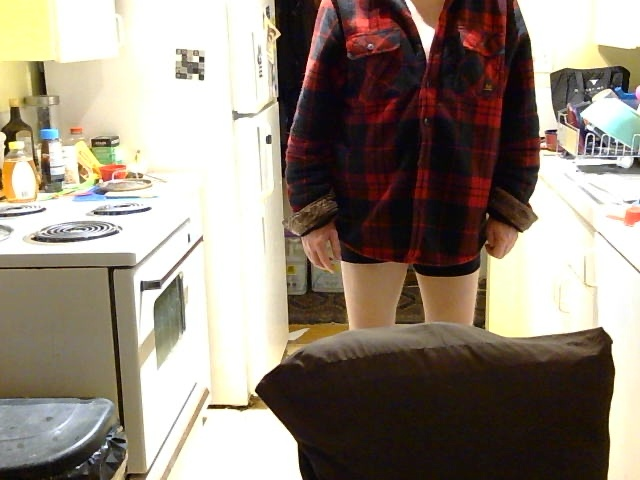
#> input picture detection_sample_2.jpg, 640 x 480 px; its folder holds only this picture in this run
$ python -i image_similarity.py   (imports and definitions only)   (older library calls are emulated)
#> lines starting #> are read from the running program, lines starting #| are printed output that depends on the picture
#> further down, picture is the input picture: shape (480, 640, 3); mean B, G, R 126.2, 138.2, 149.2
"""
Image similarity utilities for presence gating.

Includes:
- Perceptual hash (pHash) using DCT on downscaled grayscale.
- Edge-based SSIM (global) using Sobel magnitude and simplified SSIM formula.

No external dependencies beyond OpenCV and NumPy.
"""
from __future__ import annotations

import numpy as np
import cv2
from typing import Tuple


def _ensure_gray(img: np.ndarray) -> np.ndarray:
    if img is None:
        raise ValueError("Input image is None")
    if img.ndim == 2:
        return img
    if img.ndim == 3:
        return cv2.cvtColor(img, cv2.COLOR_BGR2GRAY)
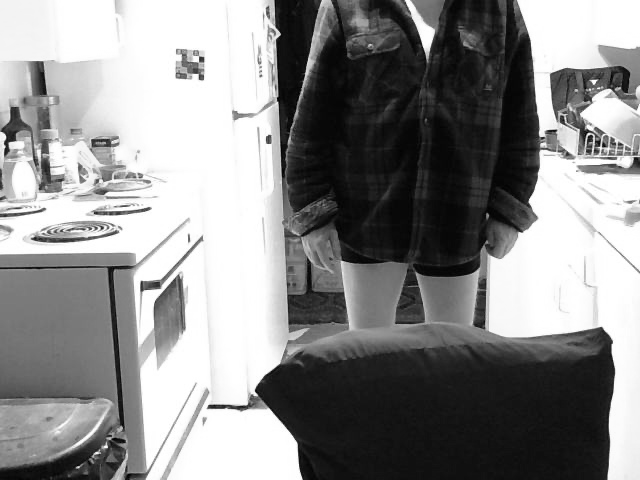
#> returned value: shape (480, 640); min 0, max 255, mean 140.1
    raise ValueError("Unsupported image shape for grayscale conversion")


def compute_phash(img: np.ndarray, size: int = 32, dct_size: int = 8) -> int:
    """Compute a 64-bit perceptual hash for an image.

    Pipeline: grayscale -> resize to `size` -> DCT -> take top-left `dct_size`x`dct_size`
    coefficients (excluding DC) -> threshold by median -> pack bits.
    """
    if dct_size * dct_size != 64:
        # Implementation expects 8x8 = 64 bits
        raise ValueError("dct_size must be 8 for 64-bit hash")

    gray = _ensure_gray(img)
    # Resize to square
    small = cv2.resize(gray, (size, size), interpolation=cv2.INTER_AREA)
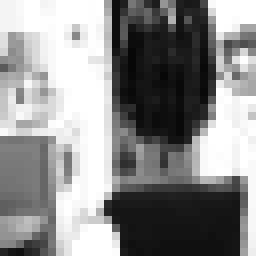
#> small: shape (32, 32) (shown 8 times larger); min 8, max 255, mean 140.1
    # Slight blur to reduce sensor noise/AEC flicker impact on DCT
    small = cv2.GaussianBlur(small, (3, 3), 0)
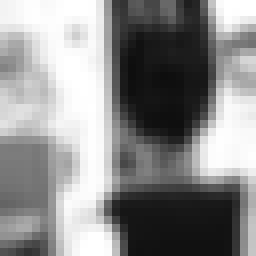
#> small: shape (32, 32) (shown 8 times larger); min 14, max 255, mean 140
    small_f = np.float32(small)
    dct = cv2.dct(small_f)
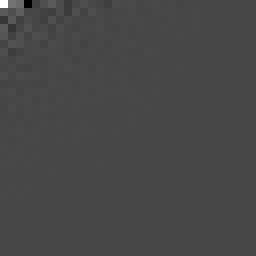
#> dct: shape (32, 32) float32 (shown 8 times larger); min -1755.1, max 4480.8, mean 6.4; drawn with min black and max white
    # Top-left block
    dct_low = dct[:dct_size, :dct_size].copy()
    # Exclude DC component at (0,0) by setting to median later
    dct_flat = dct_low.flatten()
#> dct_flat = 64 values, max 4480.8 at index 0, min -1755.1 at index 3, mean 113.4
    # Compute median excluding DC to avoid bias
    med = np.median(dct_flat[1:]) if dct_flat.size > 1 else dct_flat[0]
#> med = 32.64
    # Create bitstring (True where coefficient > median, except DC forced True/False by comparison anyway)
    bits = (dct_low > med).astype(np.uint8)
    # Pack 8x8 into 64-bit integer, row-major
    bitstring = 0
    for b in bits.flatten():
        bitstring = (bitstring << 1) | int(b)
#> this loop made 64 passes
#> (b, bitstring) on passes 3 to 14: (1, 7), (0, 14), (0, 28), (1, 57), (1, 115), (1, 231), (1, 463), (1, 927), (1, 1855), (0, 3710), (0, 7420), (0, 14840)
#> bitstring on passes 1 to 2: 1, 3
#> after the loop, bitstring = 16708726895334362656
    return int(bitstring)


def phash_distance(h1: int, h2: int) -> int:
    """Hamming distance between two 64-bit pHashes."""
    return int((h1 ^ h2).bit_count())


# [47 lines left out: function edge_ssim, not called in this run]

>>> import cv2
>>> picture = cv2.imread('../../detection_sample_2.jpg')
>>> result = compute_phash(picture)
#> result = 16708726895334362656

$ run again, on detection_sample_3.jpg
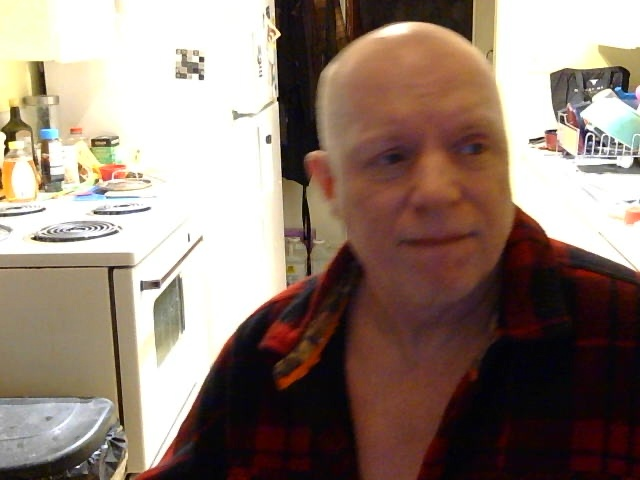
#> input picture detection_sample_3.jpg, 640 x 480 px
#> picture is the input picture: shape (480, 640, 3); mean B, G, R 117.8, 128.7, 146.4
#> in _ensure_gray, `return cv2.cvtColor(img, cv2.COLOR_BGR2GRAY)`:
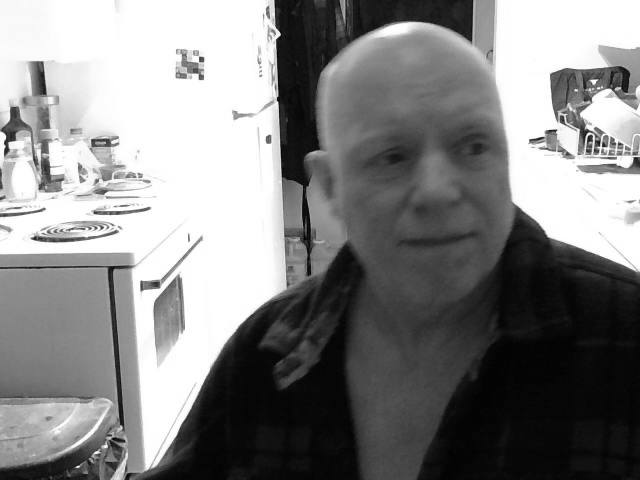
#> returned value: shape (480, 640); min 1, max 255, mean 132.8
#> in compute_phash, `dct = cv2.dct(small_f)`:
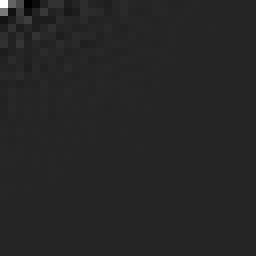
#> dct: shape (32, 32) float32 (shown 8 times larger); min -740.2, max 4256.1, mean 6.6; drawn with min black and max white
#> dct_flat = 64 values, max 4256.1 at index 0, min -740.2 at index 3, mean 114.5
#> med = 3.12
#> the loop in compute_phash, `for b in bits.flatten():` made 64 passes
#> (b, bitstring) on passes 3 to 10: (1, 7), (0, 14), (0, 28), (0, 56), (1, 113), (1, 227), (1, 455), (0, 910)
#> after the loop in compute_phash, `for b in bits.flatten():`: bitstring = 16403571466134169418
